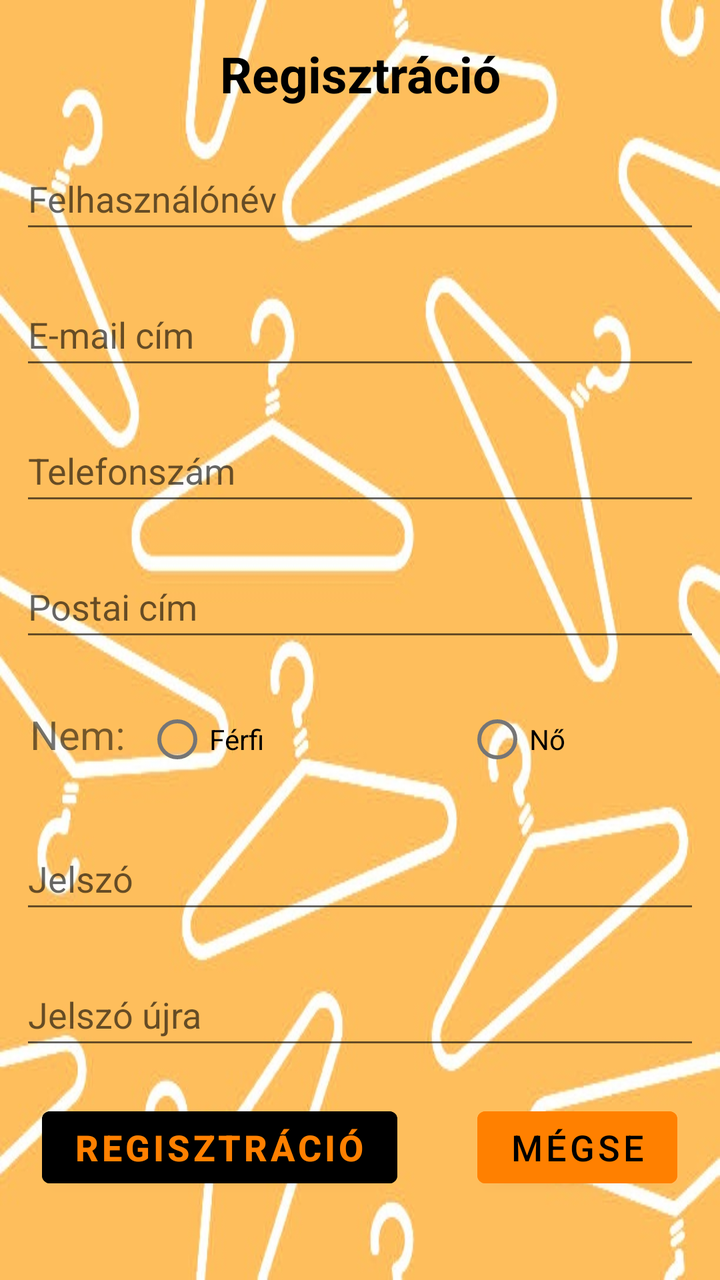
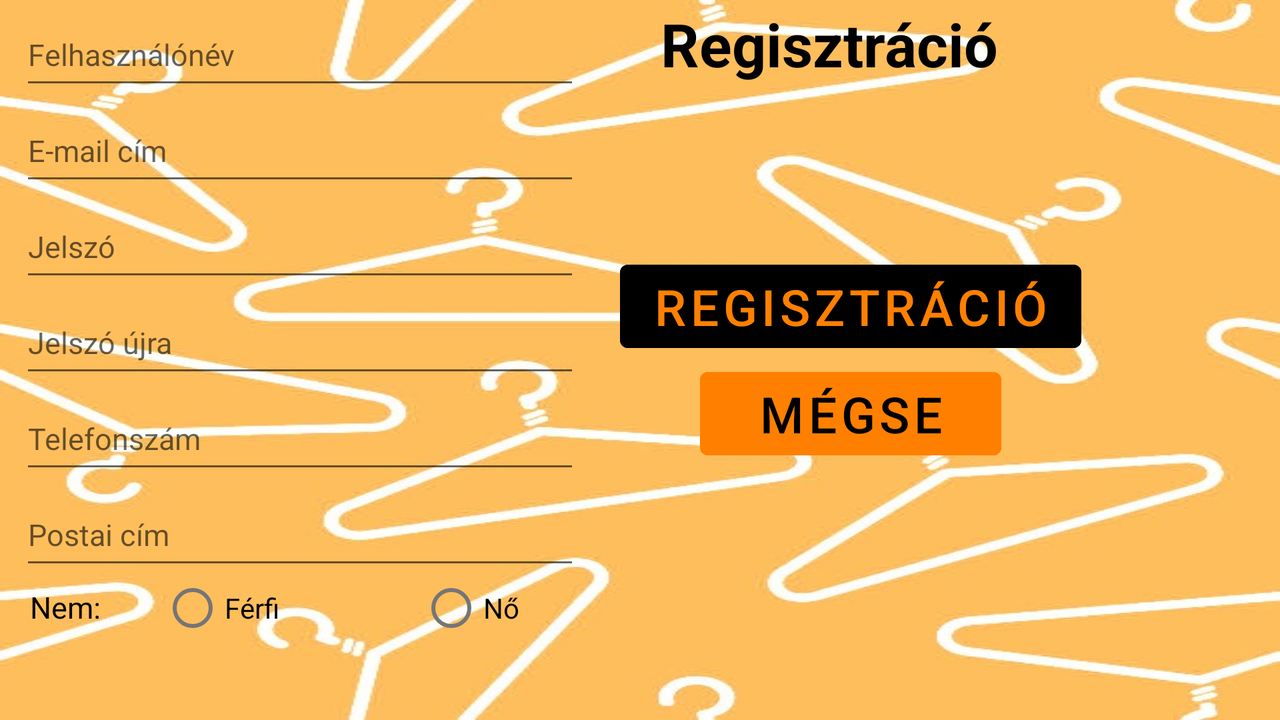

An Android layout and its configuration variant, each rendered on a device that would load it. The default file and the variant file are quoted in full after the pictures.
<!-- AndroidManifest.xml: application theme Theme.ClothingStore -->
<!-- res/layout/activity_register.xml -->
<?xml version="1.0" encoding="utf-8"?>
<RelativeLayout
    xmlns:android="http://schemas.android.com/apk/res/android"
    xmlns:tools="http://schemas.android.com/tools"
    android:layout_width="match_parent"
    android:layout_height="match_parent"
    android:background="@drawable/background"
    tools:context=".RegisterActivity">

    <TextView
        android:id="@+id/registrationTextView"
        android:layout_width="match_parent"
        android:layout_height="wrap_content"
        android:layout_marginTop="@dimen/default_margin_top"
        android:text="@string/registration"
        android:textStyle="bold"
        android:textSize="25sp"
        android:textColor="@color/black"
        android:layout_alignParentStart="true"
        android:layout_alignParentEnd="true"
        android:textAlignment="center"/>

    <EditText
        android:id="@+id/userNameEditText"
        android:layout_width="match_parent"
        android:layout_height="wrap_content"
        android:layout_marginTop="@dimen/default_margin_top"
        android:layout_marginLeft="@dimen/default_margin_sides"
        android:layout_marginRight="@dimen/default_margin_sides"
        android:ems="10"
        android:minHeight="48dp"
        android:hint="@string/username"
        android:inputType="textPersonName"
        android:layout_alignParentStart="true"
        android:layout_alignParentEnd="true"
        android:layout_below="@id/registrationTextView"/>

    <EditText
        android:id="@+id/emailEditText"
        android:layout_width="match_parent"
        android:layout_height="wrap_content"
        android:layout_marginTop="@dimen/default_margin_top"
        android:layout_marginLeft="@dimen/default_margin_sides"
        android:layout_marginRight="@dimen/default_margin_sides"
        android:ems="10"
        android:minHeight="48dp"
        android:hint="@string/email"
        android:inputType="textEmailAddress"
        android:layout_alignParentStart="true"
        android:layout_alignParentEnd="true"
        android:layout_below="@id/userNameEditText"/>

    <EditText
        android:id="@+id/phoneEditText"
        android:layout_width="match_parent"
        android:layout_height="wrap_content"
        android:layout_marginTop="@dimen/default_margin_top"
        android:layout_marginLeft="@dimen/default_margin_sides"
        android:layout_marginRight="@dimen/default_margin_sides"
        android:ems="10"
        android:minHeight="48dp"
        android:hint="@string/phoneNumber"
        android:inputType="phone"
        android:layout_alignParentStart="true"
        android:layout_alignParentEnd="true"
        android:layout_below="@id/emailEditText"/>

    <EditText
        android:id="@+id/addressEditText"
        android:layout_width="match_parent"
        android:layout_height="wrap_content"
        android:layout_marginTop="@dimen/default_margin_top"
        android:layout_marginLeft="@dimen/default_margin_sides"
        android:layout_marginRight="@dimen/default_margin_sides"
        android:ems="10"
        android:minHeight="48dp"
        android:hint="@string/address"
        android:inputType="textPostalAddress|textMultiLine"
        android:maxLines="3"
        android:layout_alignParentStart="true"
        android:layout_alignParentEnd="true"
        android:layout_below="@id/phoneEditText"/>

    <RadioGroup
        android:id="@+id/genderGroup"
        android:layout_width="match_parent"
        android:layout_height="wrap_content"
        android:orientation="horizontal"
        android:layout_marginTop="@dimen/default_margin_top"
        android:layout_marginLeft="@dimen/default_margin_sides"
        android:layout_marginRight="@dimen/default_margin_sides"
        android:layout_below="@id/addressEditText">
        <TextView
            android:layout_width="wrap_content"
            android:layout_height="wrap_content"
            android:text="@string/gender"
            android:textSize="20sp"
            android:layout_marginStart="5dp"/>

        <RadioButton
            android:id="@+id/buyerRadioButton"
            android:layout_width="160dp"
            android:layout_height="wrap_content"
            android:layout_marginStart="10dp"
            android:text="@string/male" />

        <RadioButton
            android:layout_width="160dp"
            android:layout_height="wrap_content"
            android:text="@string/female"/>
    </RadioGroup>

    <EditText
        android:id="@+id/passwordEditText"
        android:layout_width="match_parent"
        android:layout_height="wrap_content"
        android:layout_marginTop="@dimen/default_margin_top"
        android:layout_marginLeft="@dimen/default_margin_sides"
        android:layout_marginRight="@dimen/default_margin_sides"
        android:ems="10"
        android:minHeight="48dp"
        android:hint="@string/password"
        android:inputType="textPassword"
        android:layout_alignParentStart="true"
        android:layout_alignParentEnd="true"
        android:layout_below="@id/genderGroup"/>

    <EditText
        android:id="@+id/passwordAgainEditText"
        android:layout_width="match_parent"
        android:layout_height="wrap_content"
        android:layout_marginTop="@dimen/default_margin_top"
        android:layout_marginLeft="@dimen/default_margin_sides"
        android:layout_marginRight="@dimen/default_margin_sides"
        android:ems="10"
        android:minHeight="48dp"
        android:hint="@string/passwordAgain"
        android:inputType="textPassword"
        android:layout_alignParentStart="true"
        android:layout_alignParentEnd="true"
        android:layout_below="@id/passwordEditText"/>

    <LinearLayout
        android:layout_width="wrap_content"
        android:layout_height="wrap_content"
        android:orientation="horizontal"
        android:layout_below="@id/passwordAgainEditText"
        android:layout_marginTop="@dimen/default_margin_top"
        android:layout_centerHorizontal="true">

        <Button
            android:layout_width="wrap_content"
            android:layout_height="wrap_content"
            android:drawableEnd="@drawable/ic_reg"
            android:drawableTint="@color/orange"
            android:backgroundTint="@color/black"
            android:textColor="@color/orange"
            android:text="@string/registration"
            android:textSize="18sp"
            android:textStyle="bold"
            android:onClick="register"/>

        <Button
            android:layout_width="wrap_content"
            android:layout_height="wrap_content"
            android:drawableEnd="@drawable/ic_cancel"
            android:layout_marginStart="40dp"
            android:backgroundTint="@color/orange"
            android:textColor="@color/black"
            android:text="@string/cancel"
            android:textSize="18sp"
            android:onClick="cancel"/>
    </LinearLayout>

</RelativeLayout>
<!-- resources referenced by this layout -->
<resources>
  <color name="black">#FF000000</color>
  <color name="orange">#FFFF8000</color>
  <dimen name="default_margin_sides">10dp</dimen>
  <dimen name="default_margin_top">20dp</dimen>
  <!-- drawable background: jpg bitmap (drawable, 74136 bytes) -->
  <string name="address">Postai cím</string>
  <string name="cancel">Mégse</string>
  <string name="email">E-mail cím</string>
  <string name="female">Nő</string>
  <string name="gender">Nem:</string>
  <string name="male">Férfi</string>
  <string name="password">Jelszó</string>
  <string name="passwordAgain">Jelszó újra</string>
  <string name="phoneNumber">Telefonszám</string>
  <string name="registration">Regisztráció</string>
  <string name="username">Felhasználónév</string>
  <style name="Theme.ClothingStore" parent="Theme.MaterialComponents.DayNight.DarkActionBar">
          
          <item name="colorPrimary">@color/purple_500</item>
          <item name="colorPrimaryVariant">@color/purple_700</item>
          <item name="colorOnPrimary">@color/white</item>
          
          <item name="colorSecondary">@color/teal_200</item>
          <item name="colorSecondaryVariant">@color/teal_700</item>
          <item name="colorOnSecondary">@color/black</item>
          
          <item name="android:statusBarColor" tools:targetApi="21">?attr/colorPrimaryVariant</item>
          
      </style>
  <color name="purple_500">#FF6200EE</color>
  <color name="purple_700">#FF3700B3</color>
  <color name="white">#FFFFFFFF</color>
  <color name="teal_200">#FF03DAC5</color>
  <color name="teal_700">#FF018786</color>
</resources>
<!-- res/layout-land/activity_register.xml (the repository's variant of the layout above) -->
<!-- drawn on the phone turned sideways -->
<?xml version="1.0" encoding="utf-8"?>
<androidx.constraintlayout.widget.ConstraintLayout xmlns:android="http://schemas.android.com/apk/res/android"
    xmlns:app="http://schemas.android.com/apk/res-auto"
    xmlns:tools="http://schemas.android.com/tools"
    android:layout_width="match_parent"
    android:layout_height="match_parent"
    android:background="@drawable/background"
    tools:context=".RegisterActivity">

    <TextView
        android:layout_width="wrap_content"
        android:layout_height="wrap_content"
        android:layout_marginStart="40dp"
        android:text="@string/registration"
        android:textAlignment="center"
        android:textColor="@color/black"
        android:textSize="30sp"
        android:textStyle="bold"
        app:layout_constraintLeft_toRightOf="@+id/userNameEditText"
        app:layout_constraintTop_toTopOf="parent"
        app:layout_constraintBottom_toBottomOf="parent"
        app:layout_constraintVertical_bias="0.005"/>

    <EditText
        android:id="@+id/userNameEditText"
        android:layout_width="match_parent"
        android:layout_height="wrap_content"
        android:minHeight="48dp"
        android:ems="10"
        android:layout_marginStart="10dp"
        android:layout_marginEnd="350dp"
        android:hint="@string/username"
        android:inputType="text"
        android:textSize="15sp"
        app:layout_constraintBottom_toBottomOf="parent"
        app:layout_constraintTop_toTopOf="parent"
        app:layout_constraintVertical_bias="0.005"/>

    <EditText
        android:id="@+id/emailEditText"
        android:layout_width="match_parent"
        android:layout_height="wrap_content"
        android:minHeight="48dp"
        android:ems="10"
        android:layout_marginStart="10dp"
        android:layout_marginEnd="350dp"
        android:hint="@string/email"
        android:inputType="textEmailAddress"
        android:textSize="15sp"
        app:layout_constraintBottom_toBottomOf="parent"
        app:layout_constraintTop_toBottomOf="@+id/userNameEditText"
        app:layout_constraintVertical_bias="0.0"/>

    <EditText
        android:id="@+id/passwordEditText"
        android:layout_width="match_parent"
        android:layout_height="wrap_content"
        android:minHeight="48dp"
        android:ems="10"
        android:layout_marginStart="10dp"
        android:layout_marginEnd="350dp"
        android:hint="@string/password"
        android:inputType="textPassword"
        android:textSize="15sp"
        app:layout_constraintBottom_toBottomOf="parent"
        app:layout_constraintTop_toBottomOf="@+id/emailEditText"
        app:layout_constraintVertical_bias="0.0"/>

    <EditText
        android:id="@+id/passwordAgainEditText"
        android:layout_width="match_parent"
        android:layout_height="wrap_content"
        android:minHeight="48dp"
        android:ems="10"
        android:layout_marginStart="10dp"
        android:layout_marginEnd="350dp"
        android:hint="@string/passwordAgain"
        android:inputType="textPassword"
        android:textSize="15sp"
        app:layout_constraintBottom_toBottomOf="parent"
        app:layout_constraintTop_toBottomOf="@+id/passwordEditText"
        app:layout_constraintVertical_bias="0.0"/>

    <EditText
        android:id="@+id/phoneEditText"
        android:layout_width="match_parent"
        android:layout_height="wrap_content"
        android:minHeight="48dp"
        android:ems="10"
        android:layout_marginStart="10dp"
        android:layout_marginEnd="350dp"
        android:hint="@string/phoneNumber"
        android:inputType="phone"
        android:textSize="15sp"
        app:layout_constraintBottom_toBottomOf="parent"
        app:layout_constraintTop_toBottomOf="@+id/passwordAgainEditText"
        app:layout_constraintVertical_bias="0.0"/>

    <EditText
        android:id="@+id/addressEditText"
        android:layout_width="match_parent"
        android:layout_height="wrap_content"
        android:minHeight="48dp"
        android:ems="10"
        android:layout_marginStart="10dp"
        android:layout_marginEnd="350dp"
        android:hint="@string/address"
        android:inputType="textPostalAddress|textMultiLine"
        android:maxLines="2"
        android:textSize="15sp"
        app:layout_constraintBottom_toBottomOf="parent"
        app:layout_constraintTop_toBottomOf="@+id/phoneEditText"
        app:layout_constraintVertical_bias="0.0"/>


    <RadioGroup
        android:id="@+id/genderGroup"
        android:layout_width="match_parent"
        android:layout_height="wrap_content"
        android:layout_marginTop="-10dp"
        android:layout_marginEnd="350dp"
        android:orientation="horizontal"
        app:layout_constraintTop_toBottomOf="@+id/addressEditText">


        <TextView
            android:layout_width="wrap_content"
            android:layout_height="wrap_content"
            android:layout_marginStart="15dp"
            android:text="@string/gender"
            android:textSize="15sp"
            android:textColor="@color/black"/>

        <RadioButton
            android:id="@+id/buyerRadioButton"
            android:layout_width="wrap_content"
            android:layout_height="wrap_content"
            android:layout_marginStart="30dp"
            android:text="@string/male"/>

        <RadioButton
            android:layout_width="wrap_content"
            android:layout_height="wrap_content"
            android:layout_marginStart="70dp"
            android:text="@string/female"/>
    </RadioGroup>

    <LinearLayout
        android:layout_width="wrap_content"
        android:layout_height="wrap_content"
        android:layout_centerHorizontal="true"
        android:layout_marginStart="20dp"
        android:orientation="vertical"
        app:layout_constraintLeft_toRightOf="@+id/phoneEditText"
        app:layout_constraintTop_toTopOf="parent"
        app:layout_constraintBottom_toBottomOf="parent"
        tools:ignore="MissingConstraints">


        <Button
            android:layout_width="wrap_content"
            android:layout_height="wrap_content"
            android:drawableEnd="@drawable/ic_reg"
            android:drawableTint="@color/orange"
            android:backgroundTint="@color/black"
            android:onClick="register"
            android:text="@string/registration"
            android:textAlignment="center"
            android:textColor="@color/orange"
            android:textSize="25sp"/>


        <Button
            android:layout_width="match_parent"
            android:layout_height="wrap_content"
            android:layout_marginStart="40dp"
            android:layout_marginEnd="40dp"
            android:backgroundTint="@color/orange"
            android:drawableEnd="@drawable/ic_cancel"
            android:onClick="cancel"
            android:text="@string/cancel"
            android:textAlignment="center"
            android:textColor="@color/black"
            android:textSize="25sp"/>
    </LinearLayout>


</androidx.constraintlayout.widget.ConstraintLayout>
<!-- resources referenced by the variant -->
<!-- as the phone turned sideways resolves them -->
<resources>
  <color name="black">#FF000000</color>
  <color name="orange">#FFFF8000</color>
  <!-- drawable background: jpg bitmap (drawable, 74136 bytes) -->
  <string name="address">Postai cím</string>
  <string name="cancel">Mégse</string>
  <string name="email">E-mail cím</string>
  <string name="female">Nő</string>
  <string name="gender">Nem:</string>
  <string name="male">Férfi</string>
  <string name="password">Jelszó</string>
  <string name="passwordAgain">Jelszó újra</string>
  <string name="phoneNumber">Telefonszám</string>
  <string name="registration">Regisztráció</string>
  <string name="username">Felhasználónév</string>
  <style name="Theme.ClothingStore" parent="Theme.MaterialComponents.DayNight.DarkActionBar">
          
          <item name="colorPrimary">@color/purple_500</item>
          <item name="colorPrimaryVariant">@color/purple_700</item>
          <item name="colorOnPrimary">@color/white</item>
          
          <item name="colorSecondary">@color/teal_200</item>
          <item name="colorSecondaryVariant">@color/teal_700</item>
          <item name="colorOnSecondary">@color/black</item>
          
          <item name="android:statusBarColor" tools:targetApi="21">?attr/colorPrimaryVariant</item>
          
      </style>
  <color name="purple_500">#FF6200EE</color>
  <color name="purple_700">#FF3700B3</color>
  <color name="white">#FFFFFFFF</color>
  <color name="teal_200">#FF03DAC5</color>
  <color name="teal_700">#FF018786</color>
</resources>
